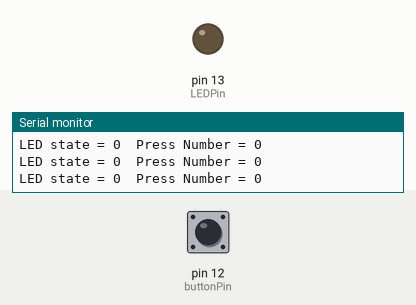
This program was run on a simulated Teensy 3. Parts: output pins drawn as LEDs (lit = HIGH), the last lines printed to the serial monitor. Dashed ring = blinking. Inputs (shaded band) come from the test bench; at power-on: pin 12 (buttonPin) HIGH.

Above: at 1.2 s.
1.3 s: pin 12 (buttonPin) pulsed LOW 5 times (0.12 s each, 0.3 s apart)
At 1.75 s:
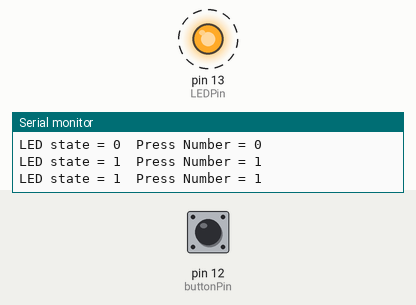
4.3 s: pin 12 (buttonPin) pulled LOW for 0.15 s
At 5.5 s:
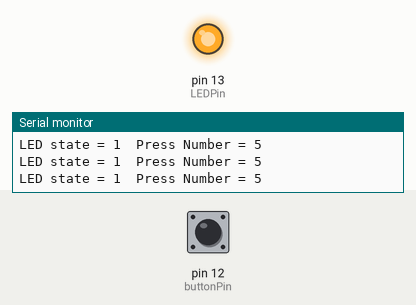
5.9 s: pin 12 (buttonPin) pulled LOW for 1 s
At 6.7 s:
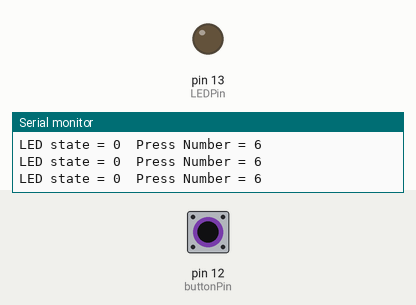
Timing chart, 0 to 8.9 s (numbered marks = the images above; inputs shaded):
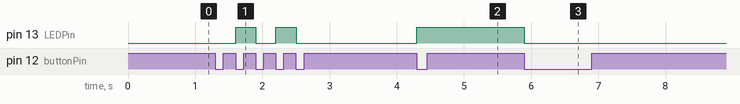

Measured:
- after the input at 1.3 s, pin 13 (LEDPin): alternates HIGH for 0.30 s and LOW for 0.30 s, 4 changes in all, then stays LOW, starting after 0.30 s
- after the input at 4.3 s, pin 13 (LEDPin): LOW → HIGH at once
- after the input at 5.9 s, pin 13 (LEDPin): HIGH → LOW at once

The program:

main.cpp
```cpp
/*
Use button with external interrupt to switch LED
20200406 Flynn Stilwell
*/

#include <Arduino.h>

#define buttonPin 12
#define LEDPin 13

//Function prototype
void ISR_Button();

volatile uint32_t pressCounter = 0;
volatile boolean LEDState = false;

boolean buttonPressed = false;

const uint8_t debounceTime_ms = 150;


void setup() {
 pinMode(buttonPin, INPUT_PULLUP);
 attachInterrupt(buttonPin, ISR_Button, FALLING);
 pinMode(LEDPin, OUTPUT);

 Serial.begin(115200);
}

void loop() {
  static int32_t previousMillis = 0;
  int32_t currentMillis = millis();

  digitalWrite(LEDPin, LEDState);

//Print press counter
    if ((currentMillis - previousMillis) >= 100){
      Serial.print("LED state = ");
      Serial.print(LEDState);
      Serial.print("\tPress Number = ");
      Serial.println(pressCounter);
      Serial.flush();

      previousMillis = currentMillis;
    }

}

//Interrupt service routine
void ISR_Button(){
  static uint32_t previousMillisButton = millis();
  uint32_t currentMillisButton = millis();

  //Serial.println("Arrived in ISR");
    if ((currentMillisButton - previousMillisButton) >= debounceTime_ms){
      previousMillisButton = currentMillisButton;

      LEDState = !LEDState;
      pressCounter++;
    }

}
```
